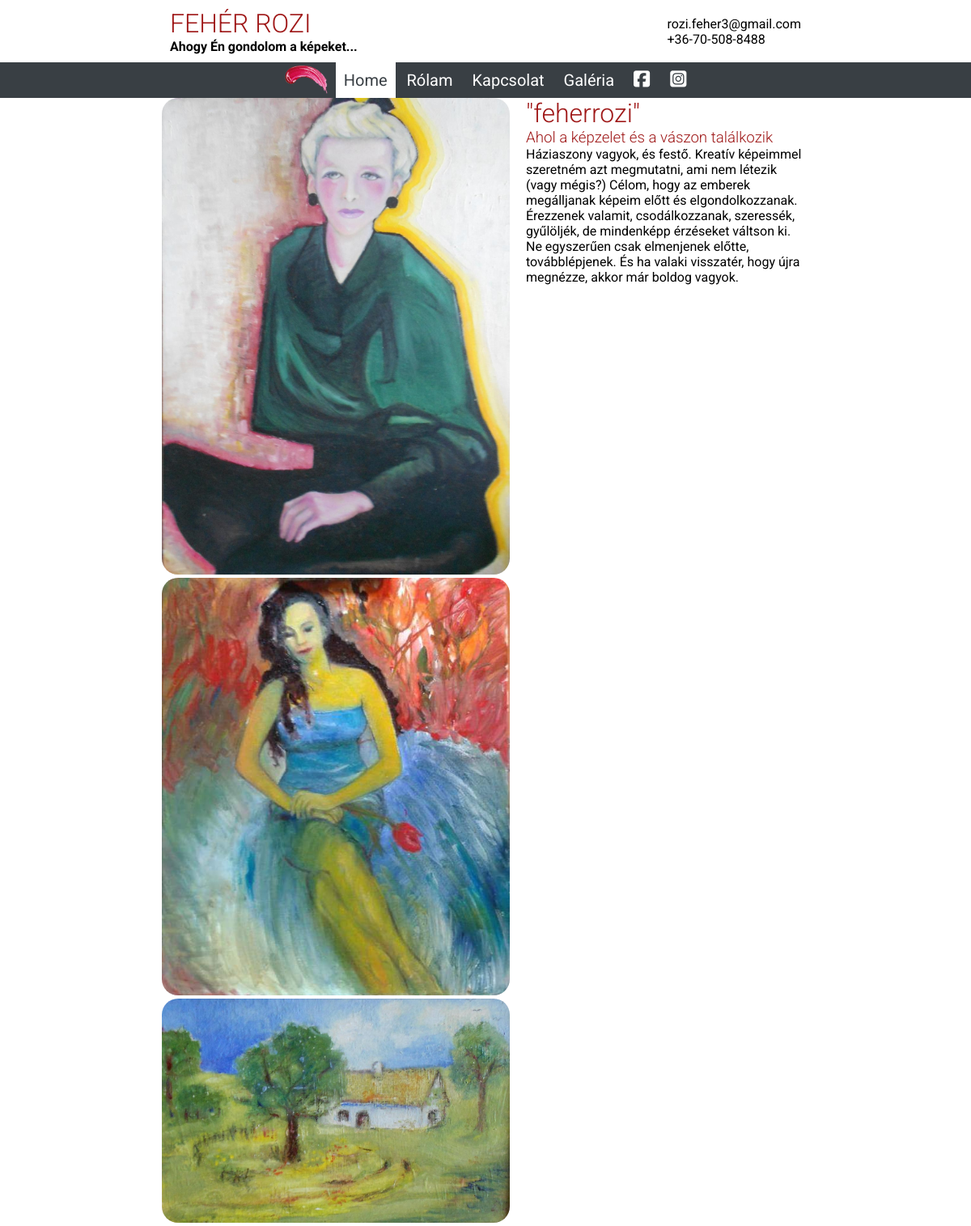
Before: / with the older database file.
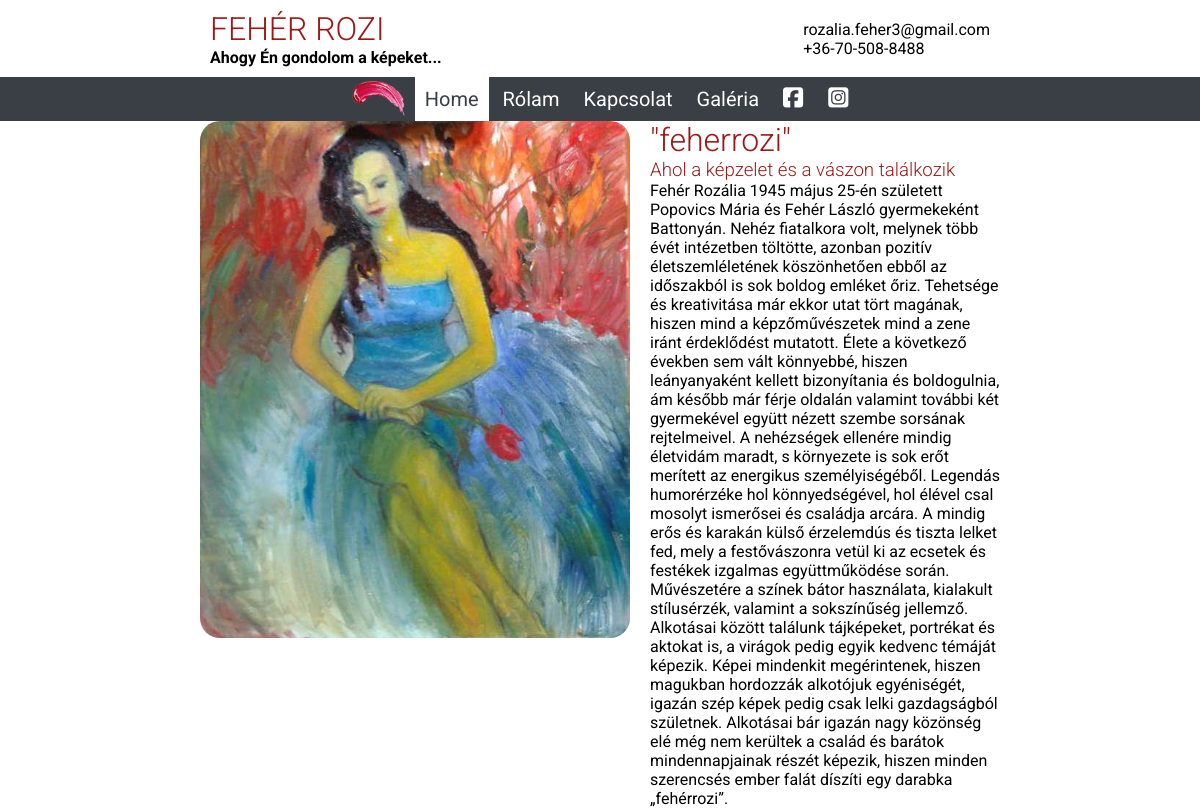
After: the same page with the newer database file.
### pages/models.py (models this page shows, shortened)
class Contact(models.Model):
    email = models.EmailField(max_length=200)
    phone = models.CharField(max_length=200)
    facebook = models.URLField(max_length=200, blank=True)
    instagram = models.URLField(max_length=200, blank=True)

class HomePage(models.Model):
    title = models.CharField(max_length=200)
    subtitle = models.CharField(max_length=200)
    content = models.TextField(max_length=2000)

### gallery/models.py (models this page shows, shortened)
class Photo(models.Model):
    category = models.ForeignKey(Category, on_delete=models.CASCADE)
    frontpage = models.BooleanField(default=False)
    title = models.CharField(max_length=200)
    image = models.ImageField(upload_to="photos")
    description = models.TextField(max_length=1000)
    uploaded = models.DateTimeField(auto_now_add=True)
    slug = models.SlugField(max_length=200, blank=True, editable=False)

### pages/views.py (the view)
# urls.py: path('', HomeView.as_view()),
class HomeView(TemplateView):
    template_name = "home.html"
    def __init__(self):
        super(HomeView, self).__init__()
        self.extra_context = {
            "photos": Photo.objects.filter(frontpage=True)
        }
        homepage_content = HomePage.objects.all()
        if homepage_content:
            self.extra_context["title"] = homepage_content[0].title
            self.extra_context["subtitle"] = homepage_content[0].subtitle
            self.extra_context["content"] = homepage_content[0].content

### pages/context_processors.py (called while the page is built)
def global_context(request):
    contact_list = Contact.objects.all()
    if not contact_list:
        return {}
    return {
        "email": contact_list[0].email,
        "phone": contact_list[0].phone,
        "facebook": contact_list[0].facebook,
        "instagram": contact_list[0].instagram,
    }

### templates/home.html (shortened to what this page needs)
{% extends "_base.html" %}
{% block body %}
    <div class="home-container">
        <div>
            {% for photo in photos %}
                 <img src={{ photo.image.url }} alt="">
            {% endfor %}
        </div>
        <div>
            <div class="sticky-container">
                <h1>{{ title }}</h1>
                <h3>{{ subtitle }}</h3>
                <p>{{ content }}</p>
            </div>
        </div>
    </div>
{% endblock body  %}

### templates/_header.html
<header>
    <div>
        <h1 >
        FEHÉR ROZI
        </h1>
        <h4 >Ahogy Én gondolom a képeket...</h4>
    </div>
    <div>
        <p>{{email}}</p>
        <p>{{phone}}</p>
    </div>
</header>

Changed rows visible on the page:
no longer on this page (row edited): Photo: image (picture)
no longer on this page (row edited): Photo: image (picture)
changed Contact: email "rozi.feher3@gmail.com" → "rozalia.feher3@gmail.com"
changed HomePage "\"feherrozi\"": content "Háziaszony vagyok, és festő. Kreatív képeimmel szeretném azt megmutatni, ami nem létezik (vagy mégis?) Célom, hogy az emberek megálljanak képeim előtt és elgondolkozzanak. Érezzenek valamit, csodálkozzanak, szeressék, gyűlöljék, de mindenképp érzéseket váltson ki. Ne egyszerűen csak elmenjenek előtte, továbblépjenek. És ha valaki visszatér, hogy újra megnézze, akkor már boldog vagyok." → "Fehér Rozália 1945 május 25-én született Popovics Mária és Fehér László gyermekeként Battonyán. Nehéz fiatalkora volt, melynek több évét intézetben töltötte, azonban pozitív életszemléletének köszönhetően ebből az időszakból is sok boldog emléket őriz. Tehetsége és kreativitása már ekkor utat tört magának, hiszen mind a képzőművészetek mind a zene iránt érdeklődést mutatott. Élete a következő években sem vált könnyebbé, hiszen leányanyaként kellett bizonyítania és boldogulnia, ám később már férje oldalán valamint további két gyermekével együtt nézett szembe sorsának rejtelmeivel. A nehézségek ellenére mindig életvidám maradt, s környezete is sok erőt merített az energikus személyiségéből.…"
